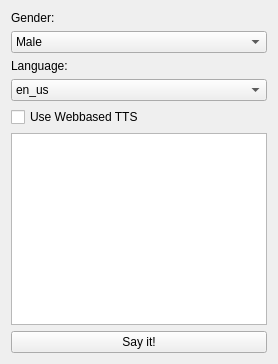
      <widget class="QWidget" name="tab_managerPage6">
       <layout class="QGridLayout" name="gridLayout_12">
        <item row="1" column="0">
         <layout class="QGridLayout" name="gridLayout">
          <item row="2" column="0">
           <widget class="QComboBox" name="genderBox">
            <item>
             <property name="text">
              <string>Male</string>
             </property>
            </item>
            <item>
             <property name="text">
              <string>Female</string>
             </property>
            </item>
           </widget>
          </item>
          <item row="1" column="0">
           <widget class="QLabel" name="label">
            <property name="text">
             <string>Gender:</string>
            </property>
           </widget>
          </item>
          <item row="8" column="0">
           <widget class="QPushButton" name="ttsSayBtn">
            <property name="text">
             <string>Say it!</string>
            </property>
           </widget>
          </item>
          <item row="3" column="0">
           <widget class="QLabel" name="label_2">
            <property name="text">
             <string>Language:</string>
            </property>
           </widget>
          </item>
          <item row="7" column="0">
           <widget class="QTextEdit" name="ttsInput"/>
          </item>
          <item row="4" column="0">
           <widget class="QComboBox" name="langBox">
            <item>
             <property name="text">
              <string>en_us</string>
             </property>
            </item>
            <item>
             <property name="text">
              <string>en_uk</string>
             </property>
            </item>
            <item>
             <property name="text">
              <string>pt</string>
             </property>
            </item>
            <item>
             <property name="text">
              <string>fr</string>
             </property>
            </item>
            <item>
             <property name="text">
              <string>de</string>
             </property>
            </item>
           </widget>
          </item>
          <item row="5" column="0">
           <widget class="QCheckBox" name="webBasedCheck">
            <property name="text">
             <string>Use Webbased TTS</string>
            </property>
           </widget>
          </item>
         </layout>
        </item>
       </layout>
      </widget>
